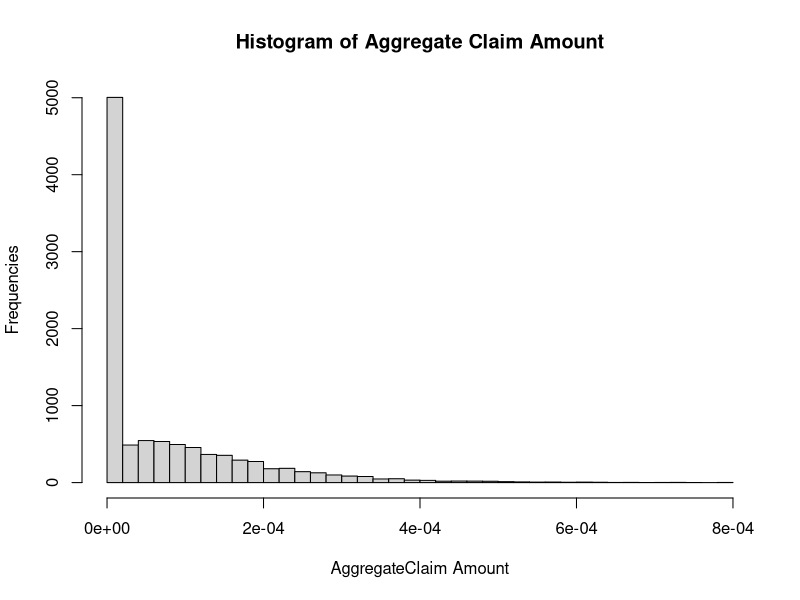

This chart was generated by the following R code:
## ---- chunk 1
set.seed(100)
freq<-rpois(10000,0.75)
table(freq)
## ---- chunk 2
AggclaimAmount<-c()

for (i in 1:10000) {
  claimAmount<-sum(rgamma(freq[i],shape = 2, rate = 20000))
  AggclaimAmount<-c(AggclaimAmount,claimAmount)
}
## ---- chunk 3
hist(AggclaimAmount, breaks =30, 
  main = "Histogram of Aggregate Claim Amount", 
  xlab = "AggregateClaim Amount", 
  ylab = "Frequencies")

## ---- chunk 4
mean_poisson<-0.75
mean_gamma<-2/(20000)
var_poisson<-0.75
var_gamma<-2/((20000)^2)
mean_aggregate<-mean_poisson*mean_gamma
## ---- chunk 5
var_aggregate<-mean_poisson*var_gamma+var_poisson*mean_gamma^2
var_aggregate
## ---- chunk 6
mean_claims_I<-c()
mean_claims_R<-c()
for (i in seq(50000,100000,5000)) {
mean_claims_R<-c(mean_claims_R,mean(pmax(AggclaimAmount-i,0)))
mean_claims_I<-c(mean_claims_I,mean(pmin(AggclaimAmount,i)))
}
## ---- chunk 7
mean_claims_I
## ---- chunk 8
mean_claims_I<-c()
mean_claims_R<-c()
for (i in seq(0.0001,0.0002,0.00001)) {
mean_claims_R<-c(mean_claims_R,mean(pmax(AggclaimAmount-i,0)))
mean_claims_I<-c(mean_claims_I,mean(pmin(AggclaimAmount,i)))
}
## ---- chunk 9
mean_claims_I
## ---- chunk 10
Retention_Limit<-0.00015

Reinsurer_Claims<-pmax(AggclaimAmount-Retention_Limit,0)
#Proportion of Claims to be taken up by the reinsurer
sum(Reinsurer_Claims>0)/10000
## ---- chunk 11
SD_Retention<-sd(Reinsurer_Claims)
SD_Retention

## ---- chunk 12
Skew_Retention<-mean((Reinsurer_Claims-mean(Reinsurer_Claims))^3)/(sd(Reinsurer_Claims))^3
Skew_Retention
